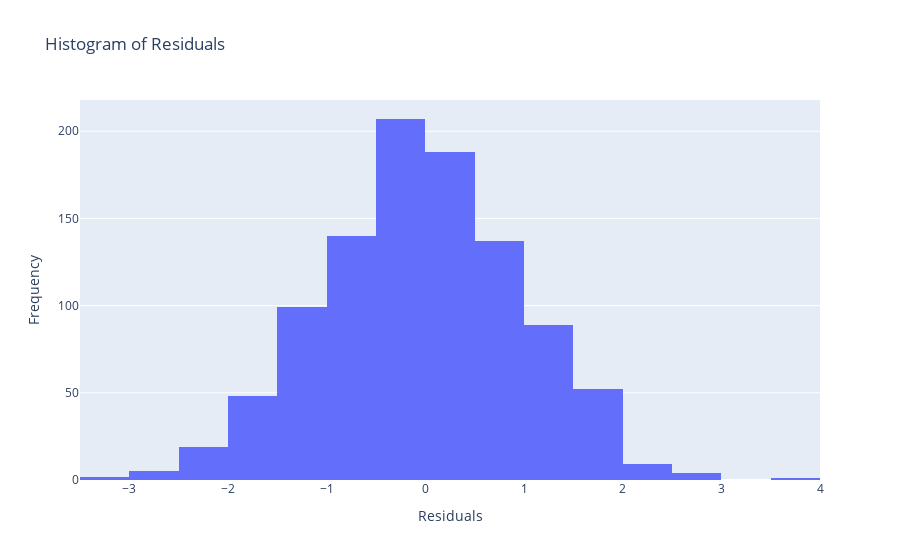

The cell this chart's notebook holds for it:
### Markdown cell above
So far, we have been using linear regression without knowing what important assumptions we must make (this will be important to confirm in future statistics courses!)

#### 1. Normality
The residuals of the model follow a normal distribution. We can check this using Q-Q plots or the Shapiro-Wilk test but for our purposes we can do a visual inspection. We can simply create a histogram of all the residuals and if it looks "bell-shaped" then we can assume it follows a normal distribution.

Here is a rough example, in your case you would have to manually find the residuals instead of making it randomized:

### Code cell
import plotly.graph_objects as go
import numpy as np

np.random.seed(123)
residuals = np.random.normal(0, 1, 1000)

histogram = go.Histogram(x=residuals, nbinsx=30)
layout = go.Layout(title='Histogram of Residuals', xaxis=dict(title='Residuals'), yaxis=dict(title='Frequency'))

fig = go.Figure(data=[histogram], layout=layout)
fig.show()

### Figure 1 — Plotly figure (JSON) as saved in the notebook; plotly's stock layout.template omitted (floating-point values rounded to 4 significant figures; data arrays with more than 128 entries replaced by an {"elided": "..."} marker saying what was removed)
{"data": [{"nbinsx": 30, "type": "histogram", "x": {"elided": "1000 float values"}}], "layout": {"title": {"text": "Histogram of Residuals"}, "xaxis": {"title": {"text": "Residuals"}}, "yaxis": {"title": {"text": "Frequency"}}}}
